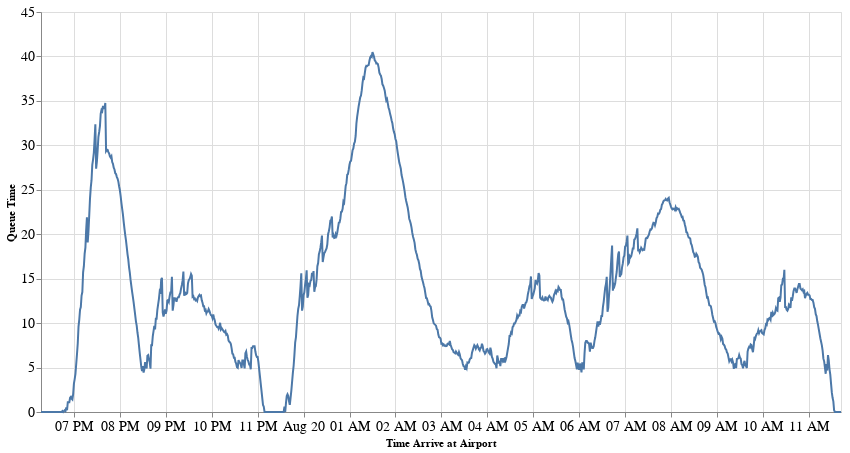

Notebook cell for this chart:
### Code cell
alt.Chart(df_arrivals).mark_line().encode(
    x=alt.X("arrival", title="Time Arrive at Airport"), 
    y=alt.Y("queue_time", title="Queue Time"),
).properties(width=800, height=400).configure_axis(labelFontSize=14)

### Figure 1 — Vega-Lite specification as saved in the notebook (floating-point values rounded to 4 significant figures; data arrays with more than 128 entries replaced by an {"elided": "..."} marker saying what was removed)
{"config": {"view": {"continuousWidth": 300, "continuousHeight": 300}, "axis": {"labelFontSize": 14}}, "data": {"name": "data-a4102e33a555814dbcd678bf2c3e935a"}, "mark": {"type": "line"}, "encoding": {"x": {"field": "arrival", "title": "Time Arrive at Airport", "type": "temporal"}, "y": {"field": "queue_time", "title": "Queue Time", "type": "quantitative"}}, "height": 400, "width": 800, "$schema": "https://vega.github.io/schema/vega-lite/v5.8.0.json", "datasets": {"data-a4102e33a555814dbcd678bf2c3e935a": {"elided": "1046 records"}}}
